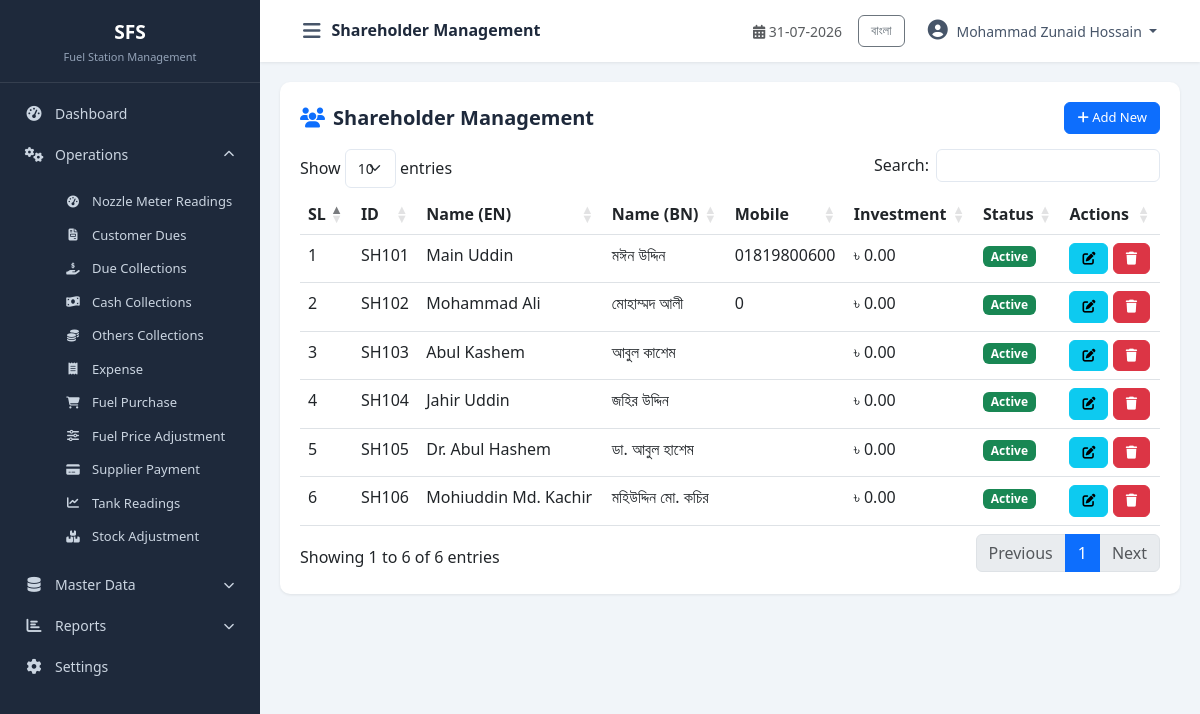
Screenshot of /modules/master_data/shareholder.php (signed in) with the database file from the repository.
### tables this page shows
CREATE TABLE `cfg_companyprofile` (
  `CompanyID` int(11) NOT NULL,
  `CompanyCode` varchar(20) NOT NULL,
  `CompanyName` varchar(200) NOT NULL,
  `CompanyNameBN` varchar(200) DEFAULT NULL,
  `ShortName` varchar(50) DEFAULT NULL,
  `ProprietorName` varchar(150) DEFAULT NULL,
  `ContactPerson` varchar(150) DEFAULT NULL,
  `MobileNo` varchar(20) DEFAULT NULL,
  `PhoneNo` varchar(20) DEFAULT NULL,
  `Email` varchar(100) DEFAULT NULL,
  `Website` varchar(150) DEFAULT NULL,
  `BusinessType` varchar(100) DEFAULT NULL,
  `Address` varchar(500) DEFAULT NULL,
  `City` varchar(100) DEFAULT NULL,
  `District` varchar(100) DEFAULT NULL,
  `PostalCode` varchar(20) DEFAULT NULL,
  `Country` varchar(100) DEFAULT NULL,
  `Logo` varchar(255) DEFAULT NULL,
  `Favicon` varchar(255) DEFAULT NULL,
  `CurrencyCode` varchar(10) DEFAULT 'BDT',
  `CurrencySymbol` varchar(10) DEFAULT '৳',
  `TimeZone` varchar(100) DEFAULT 'Asia/Dhaka',
  `DateFormat` varchar(20) DEFAULT 'dd-MM-yyyy',
  `TimeFormat` varchar(20) DEFAULT '24 Hour',
  `FinancialYearStart` date DEFAULT NULL,
  `FinancialYearEnd` date DEFAULT NULL,
  `DefaultShiftID` int(11) DEFAULT NULL,
  `DefaultLanguage` varchar(20) DEFAULT 'English',
  `AllowNegativeStock` bit(1) DEFAULT b'0',
  `AutoBackup` bit(1) DEFAULT b'1',
  `BackupPath` varchar(500) DEFAULT NULL,
  `CreatedBy` int(11) DEFAULT NULL,
  `CreatedAt` datetime DEFAULT current_timestamp(),
  `UpdatedBy` int(11) DEFAULT NULL,
  `UpdatedAt` datetime DEFAULT NULL,
  `IsActive` bit(1) DEFAULT b'1',
  `IsDeleted` bit(1) DEFAULT b'0'
);

CREATE TABLE `mst_shareholder` (
  `Id` int(11) NOT NULL,
  `ShareHolderID` varchar(50) DEFAULT NULL,
  `NameEN` varchar(150) NOT NULL,
  `NameBN` varchar(150) DEFAULT NULL,
  `Mobile` varchar(30) NOT NULL,
  `Address` varchar(255) DEFAULT NULL,
  `InvestmentAmount` decimal(14,2) NOT NULL DEFAULT 0.00,
  `ImagePath` varchar(255) DEFAULT NULL,
  `Remarks` varchar(255) DEFAULT NULL,
  `CreatedBy` int(11) DEFAULT NULL,
  `CreatedAt` datetime NOT NULL DEFAULT current_timestamp(),
  `UpdatedBy` int(11) DEFAULT NULL,
  `UpdatedAt` datetime NOT NULL DEFAULT current_timestamp() ON UPDATE current_timestamp(),
  `IsActive` tinyint(1) NOT NULL DEFAULT 1,
  `IsDeleted` tinyint(1) NOT NULL DEFAULT 0
);

### includes/Query.php (called while the page is built, shortened)
<?php
class Query
{
    private $pdo;
    private static $instance = null;
    public function __construct($host = DB_HOST, $dbname = DB_NAME, $username = DB_USER, $password = DB_PASS, $charset = 'utf8mb4')
    {
        $dsn = "mysql:host={$host};dbname={$dbname};charset={$charset}";
        $options = [
            PDO::ATTR_ERRMODE            => PDO::ERRMODE_EXCEPTION,
            PDO::ATTR_DEFAULT_FETCH_MODE => PDO::FETCH_OBJ,
            PDO::ATTR_EMULATE_PREPARES   => false,
        ];
        try {
            $this->pdo = new PDO($dsn, $username, $password, $options);
        } catch (PDOException $e) {
            die("Database Connection Failed: " . $e->getMessage());
        }
    }
    public static function getInstance()
    {
        if (self::$instance === null) {
            self::$instance = new self();
        }
        return self::$instance;
    }
    public function index($sql, $params = [])
    {
        try {
            $this->stmt = $this->pdo->prepare($sql);
            $this->stmt->execute($params);
            return $this->stmt->fetchAll(PDO::FETCH_OBJ);
        } catch (PDOException $e) {
            die("Query Error: " . $e->getMessage() . "<br>SQL: " . $sql);
        }
    }
}

### config/database.php (called while the page is built, shortened)
<?php
require_once __DIR__ . '/../includes/Query.php';
$objQuery = Query::getInstance();

### includes/functions.php (called while the page is built, shortened)
<?php
function db()
{
    global $objQuery;
    return $objQuery;
}
function getCompanyInfo($key = null)
{
    $sql = "SELECT * FROM cfg_companyprofile WHERE CompanyID = 1 AND IsActive = 1 AND IsDeleted = 0";
    $data = db()->index($sql);
    if (!empty($data)) {
        $company = $data[0];
        return $company;
    }
    return null;
}
function getUserName()
{
    return $_SESSION['user_name'] ?? null;
}
function currentLang()
{
    return $_SESSION['lang'] ?? 'en';
}
function t($key)
{
    $lang = currentLang();
    return $translations[$lang][$key] ?? $key;
}

### modules/master_data/shareholder.php (the view, shortened to what this page needs)
<?php
$pageTitle = 'Shareholder Management';
require_once __DIR__ . '/../../includes/header.php';
require_once __DIR__ . '/../../includes/sidebar.php';
$data = $objQuery->index("SELECT * FROM mst_shareholder WHERE IsDeleted=0 ORDER BY Id ASC");
?>
<div class="table-container">
    <div class="table-header"><h5><i class="fas fa-users text-primary me-2"></i><?php echo t('Shareholder Management'); ?></h5>
        <button class="btn btn-primary btn-sm" data-bs-toggle="modal" data-bs-target="#addModal"><i class="fas fa-plus"></i> Add New</button></div>
    <table class="table table-hover datatable">
        <thead><tr><th>SL</th><th>ID</th><th>Name (EN)</th><th>Name (BN)</th><th>Mobile</th><th>Investment</th><th>Status</th><th>Actions</th></tr></thead>
        <tbody><?php $sl=1; foreach($data as $row): ?><tr>
            <td><?php echo $sl++; ?></td><td><?php echo htmlspecialchars($row->ShareHolderID ?? 'N/A'); ?></td>
            <td><?php echo htmlspecialchars($row->NameEN); ?></td><td><?php echo htmlspecialchars($row->NameBN ?? 'N/A'); ?></td>
            <td><?php echo htmlspecialchars($row->Mobile); ?></td>
            <td><?php echo $currencySymbol.' '.number_format($row->InvestmentAmount, 2); ?></td>
            <td><span class="badge bg-<?php echo $row->IsActive?'success':'danger'; ?>"><?php echo $row->IsActive?'Active':'Inactive'; ?></span></td>
            <td><button class="btn btn-sm btn-info edit-btn" data-id="<?php echo $row->Id; ?>" data-shid="<?php echo htmlspecialchars($row->ShareHolderID ?? ''); ?>" data-nameen="<?php echo htmlspecialchars($row->NameEN); ?>" data-namebn="<?php echo htmlspecialchars($row->NameBN ?? ''); ?>" data-mobile="<?php echo htmlspecialchars($row->Mobile); ?>" data-address="<?php echo htmlspecialchars($row->Address ?? ''); ?>" data-investment="<?php echo $row->InvestmentAmount; ?>" data-remarks="<?php echo htmlspecialchars($row->Remarks ?? ''); ?>" data-status="<?php echo $row->IsActive; ?>"><i class="fas fa-edit"></i></button>
            <button class="btn btn-sm btn-danger delete-btn" data-id="<?php echo $row->Id; ?>"><i class="fas fa-trash"></i></button></td>
        </tr><?php endforeach; ?></tbody>
    </table>
</div>
<?php require_once __DIR__ . '/../../includes/footer.php'; ?>

### includes/sidebar.php (shortened to what this page needs)
<?php
$currentPage = basename($_SERVER['PHP_SELF']);
$langToggle = currentLang() === 'bn' ? 'en' : 'bn';
$langLabel = currentLang() === 'bn' ? 'English' : 'বাংলা';
?>
<nav id="sidebar" class="sidebar">
    <div class="sidebar-header">
        <h5 class="mb-0"><?php echo $shortName ?? 'FDP'; ?></h5>
        <small class="text-muted"><?php echo t('Fuel Station Management'); ?></small>
    </div>
    <ul class="nav flex-column">
        <li class="nav-item">
            <a class="nav-link <?php echo ($currentPage == 'dashboard.php' || $currentPage == 'index.php') ? 'active' : ''; ?>" href="<?php echo BASE_URL; ?>dashboard.php">
                <i class="fas fa-tachometer-alt"></i> <span><?php echo t('Dashboard'); ?></span>
            </a>
        </li>
        <li class="nav-item">
            <a class="nav-link" data-bs-toggle="collapse" href="#operationsMenu" role="button" aria-expanded="true">
                <i class="fas fa-cogs"></i> <span><?php echo t('Operations'); ?></span>
                <i class="fas fa-chevron-down ms-auto"></i>
            </a>
            <div class="collapse show" id="operationsMenu">
                <ul class="nav flex-column ms-3">
                    <li class="nav-item"><a class="nav-link small" href="<?php echo BASE_URL; ?>modules/operations/nozzle_reading.php"><i class="fas fa-tachometer-alt"></i> <?php echo t('Nozzle Meter Readings'); ?></a></li>
                    <li class="nav-item"><a class="nav-link small" href="<?php echo BASE_URL; ?>modules/operations/customer_due.php"><i class="fas fa-file-invoice"></i> <?php echo t('Customer Dues'); ?></a></li>
                    <li class="nav-item"><a class="nav-link small" href="<?php echo BASE_URL; ?>modules/operations/due_collection.php"><i class="fas fa-hand-holding-usd"></i> <?php echo t('Due Collections'); ?></a></li>
                    <li class="nav-item"><a class="nav-link small" href="<?php echo BASE_URL; ?>modules/operations/cash_collection.php"><i class="fas fa-money-bill-wave"></i> <?php echo t('Cash Collections'); ?></a></li>
                    <li class="nav-item"><a class="nav-link small" href="<?php echo BASE_URL; ?>modules/operations/others_collection.php"><i class="fas fa-coins"></i> <?php echo t('Others Collections'); ?></a></li>
                    <li class="nav-item"><a class="nav-link small" href="<?php echo BASE_URL; ?>modules/operations/expense.php"><i class="fas fa-receipt"></i> <?php echo t('Expense'); ?></a></li>
                    <li class="nav-item"><a class="nav-link small" href="<?php echo BASE_URL; ?>modules/operations/fuel_purchase.php"><i class="fas fa-shopping-cart"></i> <?php echo t('Fuel Purchase'); ?></a></li>
                    <li class="nav-item"><a class="nav-link small" href="<?php echo BASE_URL; ?>modules/operations/fuel_price_adjustment.php"><i class="fas fa-sliders-h"></i> <?php echo t('Fuel Price Adjustment'); ?></a></li>
                    <li class="nav-item"><a class="nav-link small" href="<?php echo BASE_URL; ?>modules/operations/supplier_payment.php"><i class="fas fa-credit-card"></i> <?php echo t('Supplier Payment'); ?></a></li>
                    <li class="nav-item"><a class="nav-link small" href="<?php echo BASE_URL; ?>modules/operations/tank_reading.php"><i class="fas fa-chart-line"></i> <?php echo t('Tank Readings'); ?></a></li>
                    <li class="nav-item"><a class="nav-link small" href="<?php echo BASE_URL; ?>modules/operations/stock_adjustment.php"><i class="fas fa-boxes"></i> <?php echo t('Stock Adjustment'); ?></a></li>
                </ul>
            </div>
        </li>
        <li class="nav-item">
          <a class="nav-link collapsed" data-bs-toggle="collapse" href="#masterDataMenu" role="button" aria-expanded="false">
                <i class="fas fa-database"></i> <span><?php echo t('Master Data'); ?></span>
                <i class="fas fa-chevron-down ms-auto"></i>
            </a>
        </li>
        <li class="nav-item">
            <a class="nav-link" data-bs-toggle="collapse" href="#reportsMenu" role="button" aria-expanded="false">
                <i class="fas fa-chart-bar"></i> <span><?php echo t('Reports'); ?></span>
                <i class="fas fa-chevron-down ms-auto"></i>
            </a>
        </li>
        <li class="nav-item">
            <a class="nav-link" href="#">
                <i class="fas fa-cog"></i> <span><?php echo t('Settings'); ?></span>
            </a>
        </li>
    </ul>
</nav>
<div id="content-wrapper">
    <nav class="navbar navbar-expand-lg top-navbar">
        <div class="container-fluid">
            <button type="button" id="sidebarCollapse" class="btn btn-link">
                <i class="fas fa-bars"></i>
            </button>
            <span class="navbar-brand mb-0 h1"><?php echo t($pageTitle ?? 'Dashboard'); ?></span>
            <div class="ms-auto d-flex align-items-center">
                <span class="me-3 text-muted small">
                    <i class="fas fa-calendar-alt"></i> <?php echo date('d-m-Y'); ?>
                </span>
                <div class="dropdown">
                    <a class="btn btn-sm btn-outline-secondary me-2" href="?lang=<?php echo $langToggle; ?>"><?php echo $langLabel; ?></a>
                    <button class="btn btn-link dropdown-toggle" type="button" data-bs-toggle="dropdown">
                        <i class="fas fa-user-circle"></i> <?php echo getUserName() ?? 'User'; ?>
                    </button>
                </div>
            </div>
        </div>
    </nav>
    <div id="main-content" class="container-fluid">

### assets/css/style.css (style rules this page uses)
:root { --sidebar-width: 260px; --sidebar-bg: #1e293b; --sidebar-hover: #334155; --sidebar-active: #0d6efd; --header-bg: #ffffff; --primary-dark: #0b5ed7; --success-dark: #157347; --border-color: #e2e8f0; --card-shadow: 0 1px 3px rgba(0,0,0,0.08); }
* { margin: 0; padding: 0; box-sizing: border-box; }
body { font-family: 'Segoe UI', Tahoma, Geneva, Verdana, sans-serif; background: #f1f5f9; overflow-x: hidden; }
.sidebar { width: var(--sidebar-width); min-width: var(--sidebar-width); background: var(--sidebar-bg); color: #cbd5e1; transition: all 0.3s; position: fixed; top: 0; left: 0; height: 100vh; z-index: 1000; overflow-y: auto; }
.sidebar .sidebar-header { padding: 20px 20px 15px; border-bottom: 1px solid rgba(255,255,255,0.1); text-align: center; }
.sidebar .sidebar-header h5 { color: #fff; font-weight: 700; font-size: 1.2rem; }
.sidebar .sidebar-header small { color: #94a3b8 !important; font-size: 11px; }
.sidebar .nav { padding: 10px 0; }
.sidebar .nav-link { color: #cbd5e1; padding: 10px 20px; font-size: 14px; border-left: 3px solid transparent; transition: all 0.2s; display: flex; align-items: center; }
.sidebar .nav-link i { width: 22px; font-size: 15px; margin-right: 10px; text-align: center; }
.sidebar .nav-link .fa-chevron-down { font-size: 11px; margin-right: 0; transition: transform 0.3s; }
.sidebar .nav-link[aria-expanded="true"] .fa-chevron-down { transform: rotate(180deg); }
.sidebar .collapse .nav-link { padding: 7px 20px 7px 45px; font-size: 13px; }
.sidebar .collapse .nav-link i { font-size: 12px; width: 18px; }
#content-wrapper { width: calc(100% - var(--sidebar-width)); margin-left: var(--sidebar-width); transition: all 0.3s; min-height: 100vh; }
.top-navbar { background: var(--header-bg); box-shadow: 0 1px 3px rgba(0,0,0,0.08); padding: 10px 20px; position: sticky; top: 0; z-index: 999; }
.top-navbar .btn-link { color: #475569; text-decoration: none; font-size: 20px; padding: 5px 10px; }
.top-navbar .navbar-brand { font-size: 16px; font-weight: 600; color: #1e293b; }
.top-navbar .dropdown-toggle { color: #475569; text-decoration: none; font-size: 14px; }
.top-navbar .fa-user-circle { font-size: 20px; margin-right: 5px; }
#main-content { padding: 20px; min-height: calc(100vh - 60px); }
.btn { border-radius: 6px; font-size: 14px; padding: 8px 16px; }
.btn-sm { padding: 5px 12px; font-size: 13px; }
.table-container { background: #fff; border-radius: 10px; padding: 20px; box-shadow: var(--card-shadow); }
.table-container .table-header { display: flex; justify-content: space-between; align-items: center; margin-bottom: 15px; }
.table-container .table-header h5 { font-weight: 600; color: #1e293b; margin: 0; }

### rows the page displays
cfg_companyprofile: ShortName "SFS", CurrencySymbol "৳"
mst_shareholder: ShareHolderID "SH101", NameEN "Main Uddin", NameBN "মঈন উদ্দিন", Mobile "01819800600", InvestmentAmount "0.00", IsActive "Active"
mst_shareholder: ShareHolderID "SH102", NameEN "Mohammad Ali", NameBN "মোহাম্মদ আলী", Mobile "0", InvestmentAmount "0.00", IsActive "Active"
mst_shareholder: ShareHolderID "SH103", NameEN "Abul Kashem", NameBN "আবুল কাশেম", InvestmentAmount "0.00", IsActive "Active"
mst_shareholder: ShareHolderID "SH104", NameEN "Jahir Uddin", NameBN "জহির উদ্দিন", InvestmentAmount "0.00", IsActive "Active"
mst_shareholder: ShareHolderID "SH105", NameEN "Dr. Abul Hashem", NameBN "ডা. আবুল হাশেম", InvestmentAmount "0.00", IsActive "Active"
mst_shareholder: ShareHolderID "SH106", NameEN "Mohiuddin Md. Kachir", NameBN "মহিউদ্দিন মো. কচির", InvestmentAmount "0.00", IsActive "Active"

### other values shown
t('Fuel Station Management') "Fuel Station Management"
t('Dashboard') "Dashboard"
t('Operations') "Operations"
t('Nozzle Meter Readings') "Nozzle Meter Readings"
t('Customer Dues') "Customer Dues"
t('Due Collections') "Due Collections"
t('Cash Collections') "Cash Collections"
t('Others Collections') "Others Collections"
t('Expense') "Expense"
t('Fuel Purchase') "Fuel Purchase"
t('Fuel Price Adjustment') "Fuel Price Adjustment"
t('Supplier Payment') "Supplier Payment"
t('Tank Readings') "Tank Readings"
t('Stock Adjustment') "Stock Adjustment"
t('Master Data') "Master Data"
